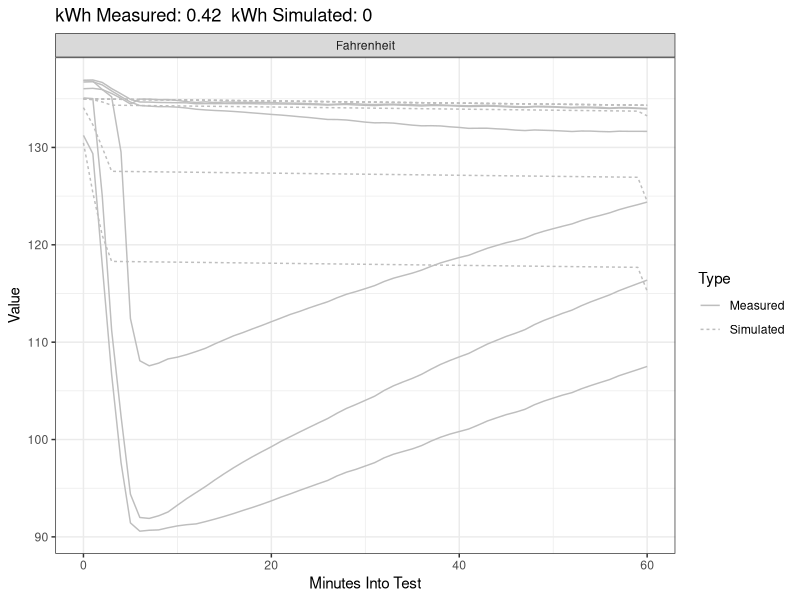

The R script that drew this image:
# global.R for the hpwh Test Tool. Run simulations, blah blah blah
library(ggplot2)

# 
# setwd("/storage/homes/michael/Documents/HPWH/HPWHsim/testTool/")
# # setwd("/storage/server/nkvaltine/Projects/HPWHsim/testTool/")
# source("./runSims.R")
# rm(list = ls())
# setwd("/storage/server/nkvaltine/Projects/HPWHsim/testTool/HpwhTestTool")
# 
# setwd("/storage/homes/michael/Documents/HPWH/HPWHsim/testTool/HpwhTestTool")
# source("../collectLabResults.R")
# rm(list = ls())
# 
# setwd("/storage/homes/michael/Documents/HPWH/HPWHsim/testTool/HpwhTestTool")

modelsToUse <- c("GEred", "Voltex60", "Voltex80", "Sanden80", "Sanden40")
testsToUse <- c("DOE_24hr50", "DOE_24hr67", "DP_SHW50")
# seemTests <- c(paste("Daily", 1:5, sep = "_"), paste("Weekly", 1:5, sep = "_"))
seemTests <- paste("Daily", 1:5, sep = "_")
testsToUse <- c(testsToUse, seemTests)


allSimResults <- read.csv("allResults.csv")
allLabResults <- read.csv("allLabResults.csv")
fieldResults <- read.csv("fieldResults.csv")

varGuide <- data.frame("variable" = c("flow", "inputPower", "outputPower",
                                      "tcouples1", "tcouples2", "tcouples3",
                                      "tcouples4", "tcouples5", "tcouples6",
                                      "aveTankTemp", "Ta"),
                       "units" = c("Gallons", rep("Watts", 2), 
                                   rep("Fahrenheit", 8)),
                       "category" = c("Draw", "Input Power", "Output Power",
                                      rep("Thermocouples", 6), "Average Tank Temp",
                                      "Ambient Temp"))

allSimLong <- reshape2::melt(allSimResults, id.vars = c("minutes", "test", "model", "type"))
allLabLong <- reshape2::melt(allLabResults, id.vars = c("minutes", "test", "model", "type"))

allLong <- rbind(allSimLong, allLabLong)
allLong <- merge(allLong, varGuide)
allLong <- allLong[allLong$model %in% modelsToUse, ]
allLong <- allLong[allLong$test %in% testsToUse, ]


# model <- "Voltex60"
# test <- "DOE_24hr67"
onePlot <- function(model, test, vars, tmin = 0, tmax = 1) {
  dset <- allLong[allLong$model == model & allLong$test == test, ]

  totalMinutes <- max(dset$minutes)
  dset <- dset[dset$minutes >= tmin * 60 & dset$minutes <= tmax * 60, ]
  
  inputPowerSim <- sum(dset$value[dset$variable == "inputPower" & dset$type == "Simulated"] / 60, na.rm = TRUE) / 1000
  inputPowerMeas <- sum(dset$value[dset$variable == "inputPower" & dset$type == "Measured"] / 60, na.rm = TRUE) / 1000
  inputPowerSim <- round(inputPowerSim, 2)
  inputPowerMeas <- round(inputPowerMeas, 2)    

  dset <- merge(dset, varGuide[varGuide$category %in% vars, ])
  dset$variable <- factor(dset$variable, levels = unique(as.character(dset$variable)))
  
#   c("Thermocouples", "Average Tank Temp",
#     "Draw", "Input Power", "Output Power")
  lineVars <- data.frame("vname" = c("aveTankTemp", "flow", "inputPower", "Ta"),
                         "var" = c("Average Tank Temp", "Draw", "Input Power", "Ambient Temp"))
  lineVars <- lineVars[lineVars$var %in% vars, ]

  dset$colourVar <- paste(dset$type, dset$category)
    
  colourScale <- 0
  p <- ggplot(dset) + theme_bw()
  if("Thermocouples" %in% vars) {
    p <- p + geom_line(data = dset[grep("tcouples", dset$variable), ],
                       aes(minutes, value, group = interaction(variable, type), linetype = type),
                       colour = "grey")
  } 
  if("Output Power" %in% vars) {
    p <- p + geom_point(data = dset[grep("output", dset$variable), ], 
               aes(minutes, value, col = colourVar, shape = type))
    colourScale <- 1
  } 
  if(nrow(lineVars)) {
    p <- p + geom_line(data = dset[dset$variable %in% lineVars$vname, ],
                           aes(minutes, value, col = colourVar, linetype = type))
    colourScale <- 1
  }
  if(colourScale) {
    p <- p + scale_colour_discrete(name = "Variable")
  }

  p <- p + facet_wrap(~units, scales = "free_y", ncol = 1) +
    xlab("Minutes Into Test") + ylab("Value") +
    scale_linetype_discrete(name = "Type")
  
  p <- p + ggtitle(paste("kWh Measured:", inputPowerMeas,
                         " kWh Simulated:", inputPowerSim))
  p
}
onePlot("GEred", "DOE_24hr50", "Thermocouples")


fieldPlot <- function(model) {
  dontUse <- c(10441, 13438, 23666, 90023, 90051) # Flip Flop Sites
  fieldResults$X <- NULL
  fieldResults2 <- fieldResults[fieldResults$model == model, ]
  fieldResults2 <- fieldResults2[!(fieldResults2$siteid %in% dontUse), ]
  if(!nrow(fieldResults2)) {
    stop(paste("Model", model, "not simulated yet."))
  }
  flong <- reshape2::melt(fieldResults2, 
                          id.vars = c("siteid", "model"))
  flong$type <- gsub("^(.+)\\.(.+)\\.(.+)$", "\\1", flong$variable)
  flong$heatSource <- gsub("^(.+)\\.(.+)\\.(.+)$", "\\2", flong$variable)
  simRows <- grep("Sim", flong$variable)
  measRows <- grep("Measured", flong$variable)
  flong$variable <- NULL
  f2 <- tidyr::spread(flong, type, value)
  
  ggplot(f2) + theme_bw() +
    geom_point(aes(Measured, Sim, col = heatSource)) +
    geom_smooth(aes(Measured, Sim, col = heatSource), method = "lm") +
    geom_abline(slope = 1, intercept = 0, linetype = "dashed") +
    facet_wrap(~heatSource, nrow = 2, scales = "free") +
    xlab("Measured kWh / Day") + ylab("Simulated kWh / Day")
  
#   means <- (fieldResults2$Sim.Total.kWh + fieldResults2$Measured.Total.kWh) / 2
#   
#   flong$siteid <- factor(flong$siteid, 
#                          levels = fieldResults2$siteid[sort(means, index.return = TRUE, decreasing = TRUE)$ix])
#   
#   ggplot(flong[-grep("Total", flong$variable), ]) + theme_bw() + 
#     geom_bar(aes(x = type, y = value, fill = heatSource), 
#              position = "stack", stat = "identity") +
#     facet_wrap(~siteid)
  
#   breaks1 <- c(2, 3, 5, 8, 10, 12, 15)
#   ggplot(fieldResults2) + theme_bw() + 
#     geom_point(aes(Measured.Total.kWh, Sim.Total.kWh)) + 
#     geom_smooth(aes(Measured.Total.kWh, Sim.Total.kWh), method = "lm") + 
#     geom_abline(slope = 1, intercept = 0, linetype = "dashed") +
#     scale_x_log10(breaks = breaks1) + scale_y_log10(breaks = breaks1) +
#     xlab("Measured Total kWh") + ylab("Simulated Total kWh")
#   
#   ggplot(fieldResults) + theme_bw() + 
#     geom_point(aes(Measured.Resistance.kWh, Sim.Resistance.kWh)) + 
#     geom_smooth(aes(Measured.Resistance.kWh, Sim.Resistance.kWh), method = "lm") + 
#     geom_abline(slope = 1, intercept = 0, linetype = "dashed") +
#     # scale_x_log10(breaks = breaks1) + scale_y_log10(breaks = breaks1) +
#     xlab("Measured Resistance kWh") + ylab("Simulated Resistance kWh")
#   
#   
#   ggplot(fieldResults) + theme_bw() + 
#     geom_point(aes(Measured.Compressor.kWh, Sim.Compressor.kWh)) + 
#     geom_smooth(aes(Measured.Compressor.kWh, Sim.Compressor.kWh), method = "lm") + 
#     geom_abline(slope = 1, intercept = 0, linetype = "dashed") +
#     scale_x_log10(breaks = breaks1) + scale_y_log10(breaks = breaks1) +
#     xlab("Measured Compressor kWh") + ylab("Simulated Compressor kWh")
#   
#   
}


# 
# hpwhProperties <- read.csv("hpwhProperties.csv")
# if(test == "DOE_24hr50") {
#   vname <- "EF50"
# } else if(test == "DOE2014_24hr50") {
#   vname <- "EF50_DOE2014"
# } else if(test == "DOE_24hr67") {
#   vname <- "EF67"
# } else if(test == "DOE2014_24hr67") {
#   vname <- "EF67_DOE2014"
# }